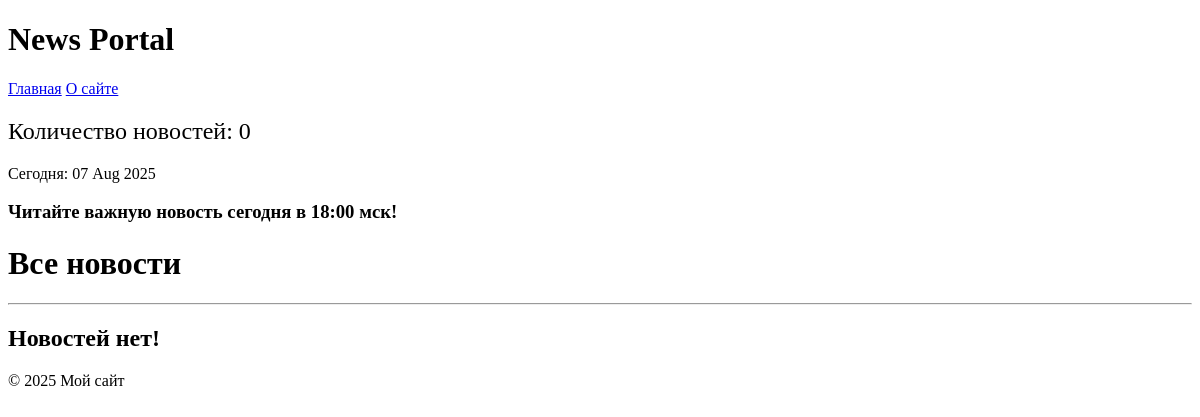
Before: /news/ with the older database file.
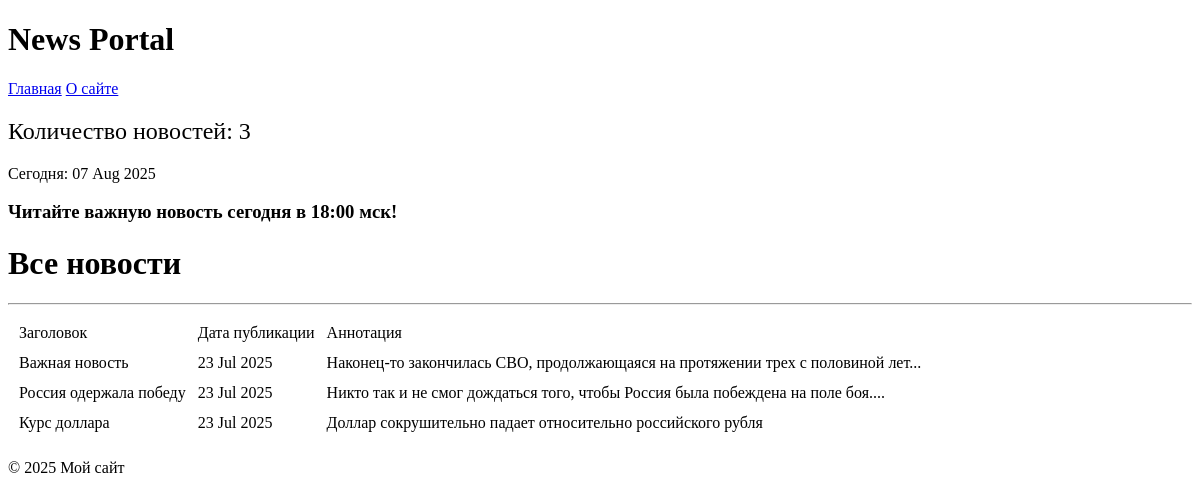
After: the same page with the newer database file.
### News_Portal/models.py (models this page shows, shortened)
class Post(models.Model):
    author = models.ForeignKey(Author, on_delete=models.CASCADE)
    ARTICLE = 'article'
    NEWS = 'news'
    POST_CHOICES = [(ARTICLE, 'статья'), (NEWS, 'новость')]
    post_type = models.CharField(max_length=10, choices=POST_CHOICES, default=NEWS)
    categories = models.ManyToManyField(Category, through = 'PostCategory')
    post_origin = models.DateTimeField(auto_now_add=True)
    post_head = models.CharField(max_length=255, default=0)
    post_text = models.TextField(max_length=100000, default=0)
    post_rate = models.DecimalField(max_digits=2, decimal_places=1, default=0)

### News_Portal/views.py (the view)
# urls.py: path('news/', NewsList.as_view(), name='news_list'),
class NewsList(ListView):
    model = Post
    queryset = Post.objects.order_by('-post_origin')
    template_name = 'flatpages/newslist.html'
    context_object_name = 'news'
    def get_context_data(self, **kwargs):
        context = super().get_context_data(**kwargs)
        context['time_now'] = datetime.now(timezone.utc)
        context['next_news'] = None
        return context

### News_Portal/templatetags/censor.py (called while the page is built)
@register.filter()
def censor(value):
    if not isinstance(value, str):
        raise TypeError(f'Ошибка! Переменная должна быть "str"')
    def replace(match):
        word = match.group()
        return (word[0] + '*' * (len(word) - 1))
    return pattern.sub(replace, value)

### templates/flatpages/newslist.html (shortened to what this page needs)
{% extends 'flatpages/default.html' %}
{% load censor %}
{% block content %}
    <h2 style="font-weight: normal;"> Количество новостей: {{ news|length }} </h2>
    <p>Сегодня: {{ time_now|date:'d M Y'  }}</p>
    <h3>{{ next_news|default_if_none:"Читайте важную новость сегодня в 18:00 мск!" }}</h3>
   <h1>Все новости</h1>
   <hr>
   {% if news %}
       <table cellspacing="10">
           <tr>
               <td>Заголовок</td>
               <td>Дата публикации</td>
               <td>Аннотация</td>
           </tr>
           {% for post in news %}
           <tr>
               <td>{{ post.post_head|censor }}</td>
               <td>{{ post.post_origin|date:'d M Y' }}</td>
               <td>{{ post.post_text|truncatewords:20|censor }}</td>
           </tr>
           {% endfor %}
       </table>
   {% else %}
       <h2>Новостей нет!</h2>
   {% endif %}
{% endblock content %}

### templates/flatpages/default.html (shortened to what this page needs)
<!DOCTYPE html>
<html lang="en">
<head>
</head>
<body>
    <header>
        <h1>News Portal</h1>
        <nav>
            <a href="/">Главная</a>
            <a href="/about/">О сайте</a>
        </nav>
    </header>
    <main>
        {% block content %}
        {% endblock %}
    </main>
    <footer>
        <p>© 2025 Мой сайт</p>
    </footer>
</body>
</html>

Changed rows visible on the page:
added Post: post_head|censor "Важная новость", post_origin "23 Jul 2025", post_text|censor "Наконец-то закончилась СВО, продолжающаяся на протяжении трех с половиной лет..."
added Post: post_head|censor "Россия одержала победу", post_origin "23 Jul 2025", post_text|censor "Никто так и не смог дождаться того, чтобы Россия была побеждена на поле боя...."
added Post: post_head|censor "Курс доллара", post_origin "23 Jul 2025", post_text|censor "Доллар сокрушительно падает относительно российского рубля"
Other visible differences:
{{ news|length }}: "0" → "3"
text no longer shown: "Новостей нет!"
text now shown: "Заголовок Дата публикации Аннотация"
